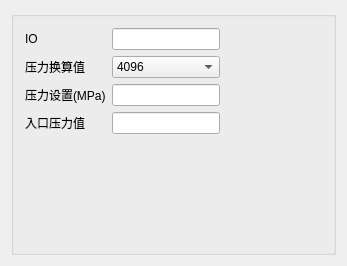
<?xml version="1.0" encoding="UTF-8"?>
<ui version="4.0">
 <class>QG_dlgSMCSettingClass</class>
 <widget class="QDialog" name="QG_dlgSMCSettingClass">
  <property name="geometry">
   <rect>
    <x>0</x>
    <y>0</y>
    <width>347</width>
    <height>266</height>
   </rect>
  </property>
  <property name="windowTitle">
   <string>QG_dlgSMCSetting</string>
  </property>
  <layout class="QGridLayout" name="gridLayout_2">
   <item row="0" column="0">
    <widget class="QGroupBox" name="groupBox">
     <property name="title">
      <string/>
     </property>
     <layout class="QGridLayout" name="gridLayout">
      <item row="2" column="1" colspan="2">
       <widget class="QLineEdit" name="lineEdit_ProportionalValves_data"/>
      </item>
      <item row="2" column="3">
       <spacer name="horizontalSpacer">
        <property name="orientation">
         <enum>Qt::Horizontal</enum>
        </property>
        <property name="sizeHint" stdset="0">
         <size>
          <width>40</width>
          <height>20</height>
         </size>
        </property>
       </spacer>
      </item>
      <item row="2" column="0">
       <widget class="QLabel" name="label_7">
        <property name="text">
         <string>压力设置(MPa)</string>
        </property>
       </widget>
      </item>
      <item row="4" column="1">
       <spacer name="verticalSpacer">
        <property name="orientation">
         <enum>Qt::Vertical</enum>
        </property>
        <property name="sizeHint" stdset="0">
         <size>
          <width>20</width>
          <height>13</height>
         </size>
        </property>
       </spacer>
      </item>
      <item row="3" column="0">
       <widget class="QLabel" name="label_9">
        <property name="text">
         <string>入口压力值</string>
        </property>
       </widget>
      </item>
      <item row="1" column="0">
       <widget class="QLabel" name="label_440">
        <property name="text">
         <string>压力换算值</string>
        </property>
       </widget>
      </item>
      <item row="1" column="1" colspan="2">
       <widget class="QComboBox" name="comboBox_ProportionalValves_ConversionValue">
        <item>
         <property name="text">
          <string>4096</string>
         </property>
        </item>
        <item>
         <property name="text">
          <string>16384</string>
         </property>
        </item>
        <item>
         <property name="text">
          <string>65536</string>
         </property>
        </item>
       </widget>
      </item>
      <item row="3" column="1" colspan="2">
       <widget class="QLineEdit" name="lineEdit_ProportionalValves_dataMin"/>
      </item>
      <item row="0" column="0">
       <widget class="QLabel" name="label">
        <property name="text">
         <string>IO</string>
        </property>
       </widget>
      </item>
      <item row="0" column="1" colspan="2">
       <widget class="QLineEdit" name="lineEdit_ProportionalValves_IO"/>
      </item>
     </layout>
    </widget>
   </item>
  </layout>
 </widget>
 <layoutdefault spacing="6" margin="11"/>
 <resources/>
 <connections/>
</ui>
